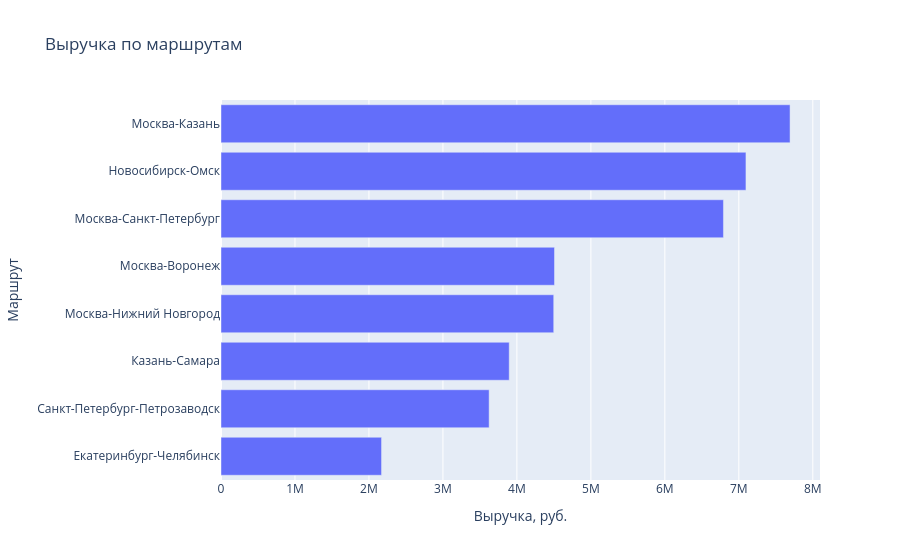

Notebook source saved alongside this figure:
### Markdown cell above
### Задание 4

1. Постройте интерактивную столбчатую диаграмму (`px.bar`) выручки по маршрутам.
   Отсортируйте столбцы по значению.
2. Добавьте в `hover_data` число рейсов по маршруту, чтобы при наведении было видно
   и выручку, и количество.
3. Сохраните график в `charts/revenue_by_route.html` и откройте файл в браузере.
4. Постройте `px.box` стоимости рейса по типам груза. Чем интерактивный «ящик»
   удобнее статичного?

### Code cell
# 1) - 3)
route_stats = (df.groupby("route")
               .agg(revenue=("cost_rub", "sum"), trips=("trip_id", "count"))
               .reset_index()
               .sort_values("revenue"))

fig = px.bar(route_stats, x="revenue", y="route", orientation="h", hover_data=["trips"],
             title="Выручка по маршрутам",
             labels={"route": "Маршрут", "revenue": "Выручка, руб.", "trips": "Рейсов"})
fig.write_html("charts/revenue_by_route.html", include_plotlyjs=True)
fig.show()

### Figure 1 — Plotly figure (JSON) as saved in the notebook; plotly's stock layout.template omitted (floating-point values rounded to 4 significant figures)
{"data": [{"customdata": [[120], [95], [131], [123], [103], [111], [119], [108]], "hovertemplate": "Выручка, руб.=%{x}<br>Маршрут=%{y}<br>Рейсов=%{customdata[0]}<extra></extra>", "legendgroup": "", "marker": {"color": "#636efa", "pattern": {"shape": ""}}, "name": "", "orientation": "h", "showlegend": false, "textposition": "auto", "type": "bar", "x": [2170340, 3624770, 3896140, 4497860, 4508350, 6792210, 7096250, 7692450], "xaxis": "x", "y": ["Екатеринбург-Челябинск", "Санкт-Петербург-Петрозаводск", "Казань-Самара", "Москва-Нижний Новгород", "Москва-Воронеж", "Москва-Санкт-Петербург", "Новосибирск-Омск", "Москва-Казань"], "yaxis": "y"}], "layout": {"barmode": "relative", "legend": {"tracegroupgap": 0}, "title": {"text": "Выручка по маршрутам"}, "xaxis": {"anchor": "y", "domain": [0, 1], "title": {"text": "Выручка, руб."}}, "yaxis": {"anchor": "x", "domain": [0, 1], "title": {"text": "Маршрут"}}}}
